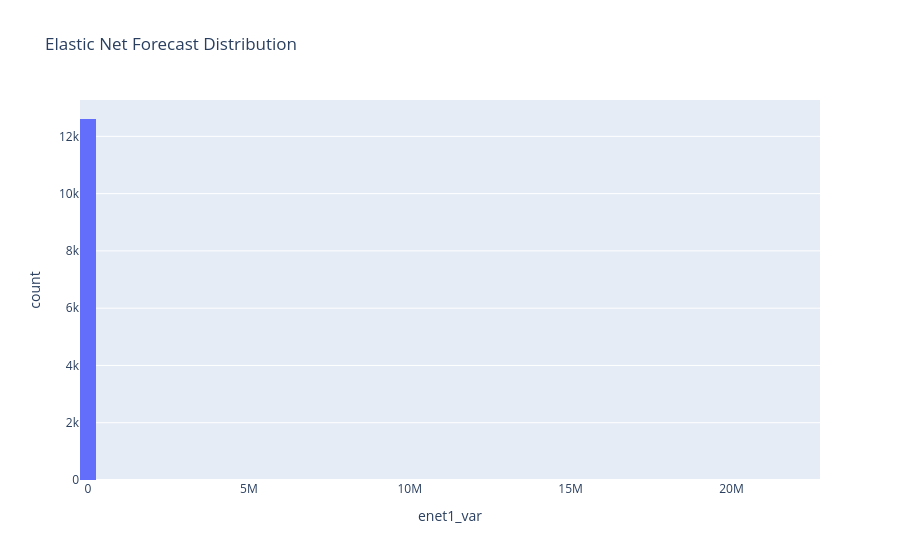

Source (notebook cell):
### Code cell
import plotly.express as px
px.histogram(df_enet, x="enet1_var", nbins=100, title="Elastic Net Forecast Distribution")

### Figure 1 — Plotly figure (JSON) as saved in the notebook; plotly's stock layout.template omitted (floating-point values rounded to 4 significant figures; data arrays with more than 128 entries replaced by an {"elided": "..."} marker saying what was removed)
{"data": [{"bingroup": "x", "hovertemplate": "enet1_var=%{x}<br>count=%{y}<extra></extra>", "legendgroup": "", "marker": {"color": "#636efa", "pattern": {"shape": ""}}, "name": "", "nbinsx": 100, "orientation": "v", "showlegend": false, "type": "histogram", "x": {"elided": "13154 float values"}, "xaxis": "x", "yaxis": "y"}], "layout": {"barmode": "relative", "legend": {"tracegroupgap": 0}, "title": {"text": "Elastic Net Forecast Distribution"}, "xaxis": {"anchor": "y", "domain": [0, 1], "title": {"text": "enet1_var"}}, "yaxis": {"anchor": "x", "domain": [0, 1], "title": {"text": "count"}}}}
